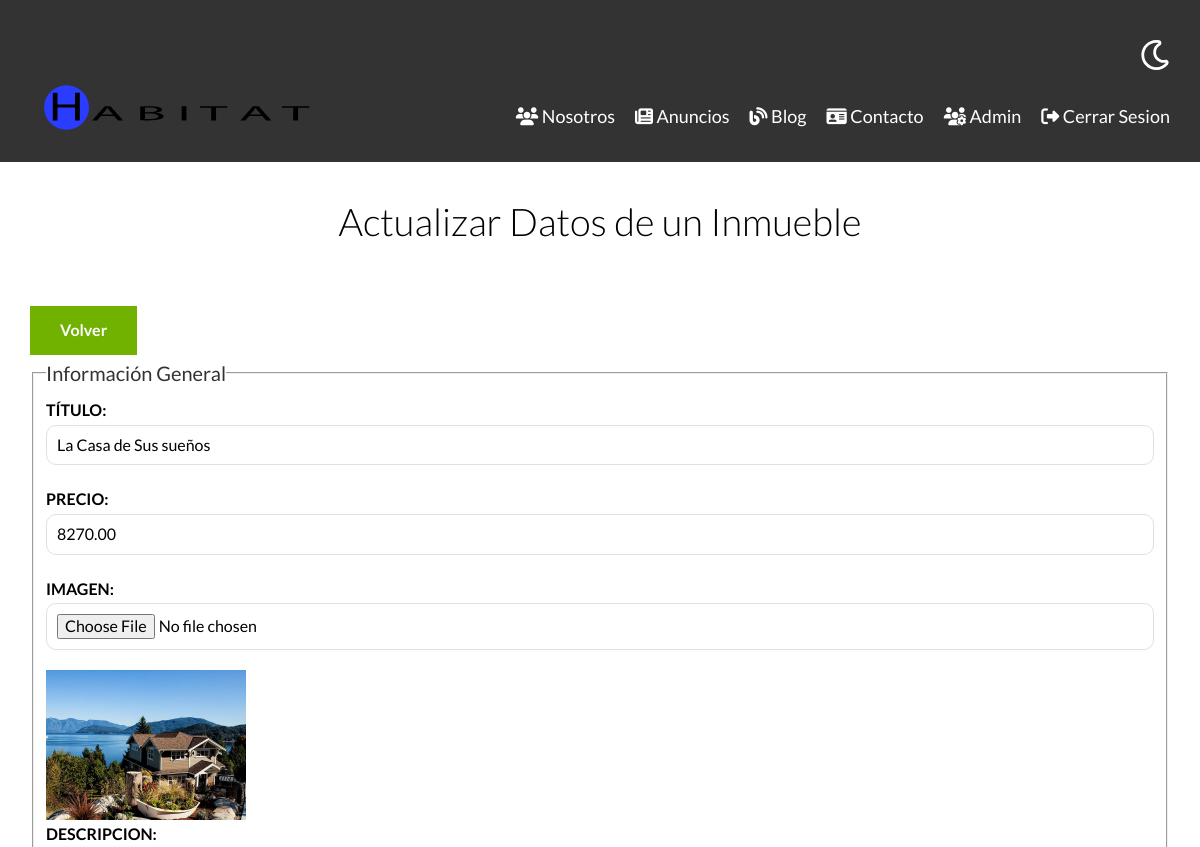
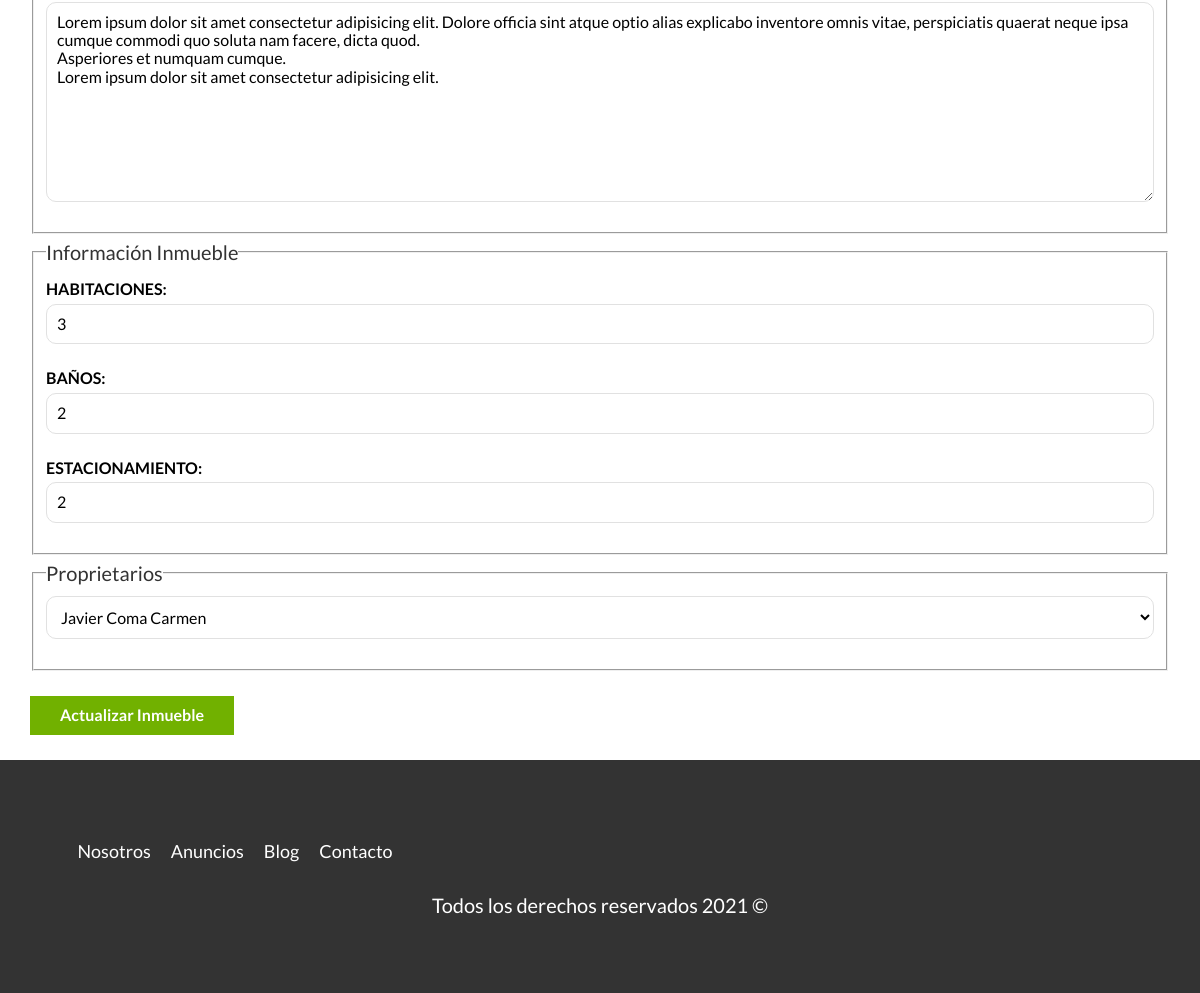
/inmueble/actualizar?id=9 (signed in), run on the app's committed database (2 pictures, top to bottom).
### tables this page shows
CREATE TABLE `inmueble` (
  `id` int(11) NOT NULL,
  `id_proprietario` int(11) NOT NULL,
  `titulo` varchar(60) NOT NULL,
  `precio` decimal(10,2) NOT NULL,
  `imagen` varchar(200) NOT NULL,
  `descripcion` text NOT NULL,
  `num_habitacione` int(11) NOT NULL,
  `wc` int(11) NOT NULL,
  `estacionamiento` int(11) NOT NULL,
  `fecha_inscripcion` datetime DEFAULT current_timestamp()
);

CREATE TABLE `proprietario` (
  `id` int(11) NOT NULL,
  `nombre` varchar(60) NOT NULL,
  `apellido` varchar(60) NOT NULL,
  `telefono` char(9) NOT NULL,
  `email` varchar(60) NOT NULL,
  `password` varchar(250) NOT NULL,
  `fecha_inscripcion` datetime DEFAULT current_timestamp()
);

### controllers/InmuebleControllers.php (called while the page is built, shortened)
<?php
class InmuebleController
{
    public static function actualizar(Router $router)
    {
        $id = validarOredireccionar('/admin');
        $inmueble =  Inmueble::findData($id);
        $proprietarios = Proprietario::listarData();
        $errores = Inmueble::getErrores();
        $router->render('/inmueble/actualizar', [
            'inmueble' => $inmueble,
            'errores' => $errores,
            'inicio' => false,
            'proprietarios' => $proprietarios
        ]);
    }
}

### public/index.php (called while the page is built, shortened)
<?php
$router = new Router();
$router->get('/admin', [InmuebleController::class, 'index']);
$router->get('/inmueble/crear', [InmuebleController::class, 'crear']);
$router->post('/inmueble/crear', [InmuebleController::class, 'crear']);
$router->get('/inmueble/actualizar', [InmuebleController::class, 'actualizar']);
$router->post('/inmueble/actualizar', [InmuebleController::class, 'actualizar']);
$router->post('/inmueble/eliminar', [InmuebleController::class, 'eliminar']);
$router->get('/proprietario/crear', [ProprietarioController::class, 'crear']);
$router->post('/proprietario/crear', [ProprietarioController::class, 'crear']);
$router->get('/proprietario/actualizar', [ProprietarioController::class, 'actualizar']);
$router->post('/proprietario/actualizar', [ProprietarioController::class, 'actualizar']);
$router->post('/proprietario/eliminar', [ProprietarioController::class, 'eliminar']);
$router->get('/', [PaginasController::class, 'index']);
$router->get('/nosotros', [PaginasController::class, 'nosotros']);
$router->get('/inmuebles', [PaginasController::class, 'inmuebles']);
$router->get('/inmueble', [PaginasController::class, 'inmueble']);
$router->get('/blog', [PaginasController::class, 'blog']);
$router->get('/entrada', [PaginasController::class, 'entrada']);
$router->get('/contacto', [PaginasController::class, 'contacto']);
$router->post('/contacto', [PaginasController::class, 'contacto']);
$router->get('/login', [LoginController::class, 'login']);
$router->post('/login', [LoginController::class, 'login']);
$router->get('/logout', [LoginController::class, 'logout']);
$router->post('/pwd', [LoginController::class, 'pwd']);
$router->get('/pwd', [LoginController::class, 'pwd']);
$router->getURL();

### includes/funciones.php (called while the page is built, shortened)
<?php
function Cs($html): string
{
    $cs = htmlspecialchars($html);
    return $cs;
}
function validarOredireccionar(string $url)
{
    $id = $_GET['id'];
    $id = filter_var($id, FILTER_VALIDATE_INT);
    return $id;
}

### models/ActiveRecord.php (called while the page is built, shortened)
<?php
class ActiveRecord
{
    protected static $db;
    protected static $nombreTabla = '';
    public static function setDB($database)
    {
        self::$db = $database;
    }
    public static function listarData()
    {
        $query = "SELECT * FROM " . static::$nombreTabla;
        $resultado = self::consutaSQL($query);
        return $resultado;
    }
    public static function findData($id)
    {
        $query = "SELECT * FROM " . static::$nombreTabla . " WHERE id = ${id}";
        $resultado = self::consutaSQL($query);
        return array_shift($resultado);
    }
    public static function consutaSQL($query)
    {
        $resultado = self::$db->query($query);
        $arrayObjecto = [];
        while ($registro = $resultado->fetch_assoc()) {
            $arrayObjecto[] = static::crearObjecto($registro);
        }
        return $arrayObjecto;
    }
    public static function crearObjecto($registro)
    {
        $objecto = new static;
        foreach ($registro as $clave => $valor) {
            if (property_exists($objecto, $clave)) {
                $objecto->$clave = $valor;
            }
        }
        return $objecto;
    }
}

### views/inmueble/formulario.php (the view, shortened to what this page needs)
<fieldset>
    <legend> Información General </legend>
    <label for="titulo">Título:</label>
    <input type="text" id="titulo" name="inmueble[titulo]" placeholder="Titulo Inmueble" value="<?php echo Cs($inmueble->titulo); ?>">
    <label for="precio">Precio:</label>
    <input type="text" id="precio" name="inmueble[precio]" placeholder="Precio Inmueble" value="<?php echo Cs($inmueble->precio); ?>">
    <label for="imagen">Imagen:</label>
    <input type="file" id="imagen" accept="imagen/jpg, imagen/png" name="inmueble[imagen]">
    <?php if ($inmueble->imagen) { ?>
        <img src="../../imagenes/<?php echo $inmueble->imagen; ?>" class="imagen-small">
    <?php } ?>
    <label for="descripcion">Descripcion:</label>
    <textarea type="text" id="descripcion" name="inmueble[descripcion]"><?php echo Cs($inmueble->descripcion); ?></textarea>
</fieldset>
<fieldset>
    <legend> Información Inmueble </legend>
    <label for="habitacione">Habitaciones:</label>
    <input type="number" id="habitacione" name="inmueble[num_habitacione]" placeholder="Ej: 4" min="1" max="9" value="<?php echo Cs($inmueble->num_habitacione); ?>">
    <label for="wc">Baños:</label>
    <input type="number" id="wc" name="inmueble[wc]" placeholder="Ej: 4" min="1" max="9" value="<?php echo Cs($inmueble->wc); ?>">
    <label for="estacionamiento">Estacionamiento:</label>
    <input type="number" id="estacionamiento" name="inmueble[estacionamiento]" placeholder="Ej: 4" min="1" max="9" value="<?php echo Cs($inmueble->estacionamiento); ?>">
</fieldset>
<fieldset>
    <legend>Proprietarios</legend>
    <select name="inmueble[id_proprietario]" id="id_proprietario">
        <?php foreach ($proprietarios as $pro) { ?>
            <option
            <?php echo $inmueble->id_proprietario ===  $pro->id ? 'selected' : ''; ?>
            value="<?php echo Cs($pro->id); ?>">
                <?php echo Cs($pro->nombre) . ' ' . Cs($pro->apellido) ?>
            </option>
        <?php } ?>
    </select>
</fieldset>

### public/build/css/app.css (style rules this page uses)
html { line-height:1.15;-webkit-text-size-adjust:100% }
body { margin:0 }
img { border-style:none }
button,input,optgroup,select,textarea { font-family:inherit;font-size:100%;line-height:1.15;margin:0 }
button,input { overflow:visible }
button,select { text-transform:none }
fieldset { padding:.35em .75em .625em }
legend { box-sizing:border-box;color:inherit;display:table;max-width:100%;padding:0;white-space:normal }
textarea { overflow:auto }
html { font-size:62.5%;box-sizing:border-box }
*,:after,:before { box-sizing:inherit }
body { font-family:Lato,sans-serif;font-size:1.6rem;line-height:1.8 }
img,picture { width:100%;display:block }
.formulario legend { font-size:2rem;color:#333 }
.formulario label { font-weight:700;text-transform:uppercase;display:block }
.formulario input:not([type=submit]),.formulario select,.formulario textarea { padding:1rem;display:block;width:100%;background-color:#fff;border:1px solid #e1e1e1;border-radius:1rem;margin-bottom:2rem }
.formulario textarea { height:200px }
.imagen-small { width:20rem }

### data on the page
inmueble: titulo "La Casa de Sus sueños", precio "8270.00", imagen (picture), descripcion "Lorem ipsum dolor sit amet consectetur adipisicing elit. Dolore officia sint atque optio alias explicabo inventore omnis vitae, perspiciatis quaerat neque ipsa cumque commodi quo soluta nam facere, dicta quod. Asperiores et numquam cumque. Lorem ipsum dolor sit amet consectetur adipisicing elit.", num_habitacione "3", wc "2", estacionamiento "2", id_proprietario.nombre "Javier Coma Carmen"
